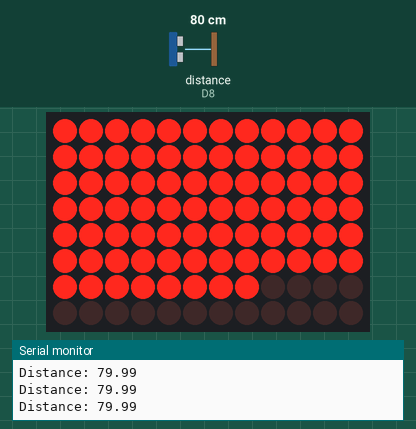
A sketch run on a simulated Arduino Uno R4 WiFi. Shown: 12×8 LED matrix, the last lines printed to the serial monitor. Wiring (inferred from the names in the program): ultrasonic range finder: trigger D9; echo D8. The test bench sets the inputs (shaded band); at power-on: distance to the obstacle (sensor on D8) 80 cm. The echo pulse lasts 58.3 µs per cm.

Above: at 1.2 s.
1.3 s: distance to the obstacle (sensor on D8) set to 2 cm
At 1.9 s:
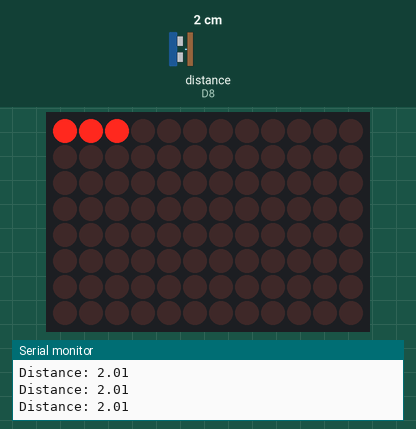
2.9 s: distance to the obstacle (sensor on D8) set to 4 cm
At 3.6 s:
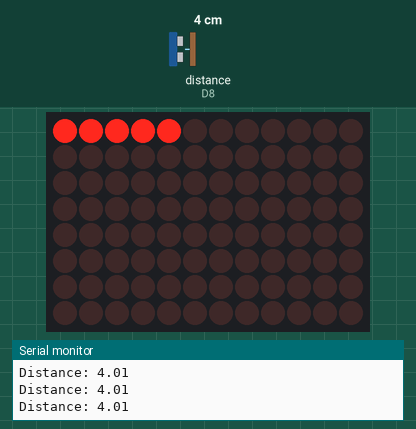
4.5 s: distance to the obstacle (sensor on D8) set to 9 cm
At 5.3 s:
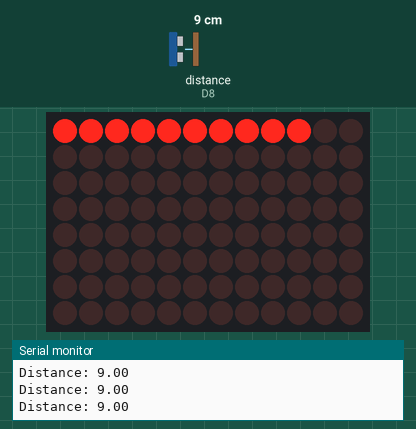
6.1 s: distance to the obstacle (sensor on D8) set to 18 cm
At 7.1 s:
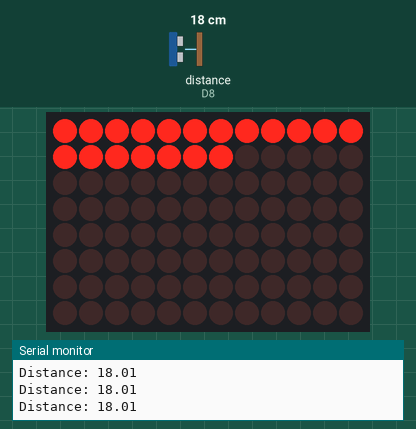
7.7 s: distance to the obstacle (sensor on D8) set to 35 cm
At 8.1 s:
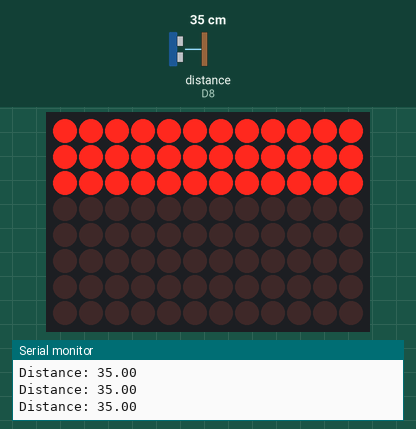
9.3 s: distance to the obstacle (sensor on D8) set to 60 cm
At 9.8 s:
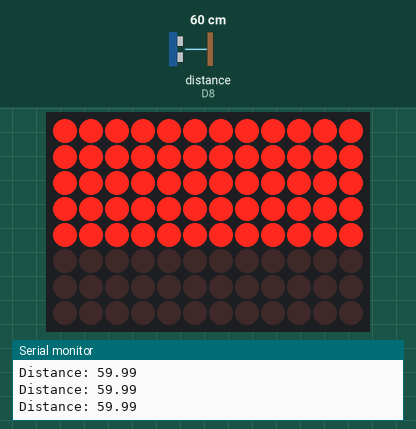
Timing chart, 0 to 11.9 s (numbered marks = the images above; inputs shaded):
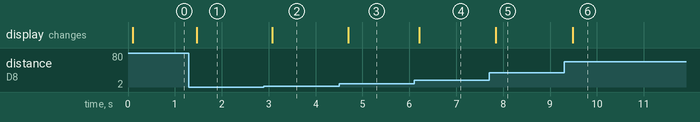

Measured:
- after the input at 1.3 s, the display: changes after 0.17 s (image 1)
- after the input at 2.9 s, the display: changes after 0.18 s (image 2)
- after the input at 4.5 s, the display: changes after 0.20 s (image 3)
- after the input at 6.1 s, the display: changes after 0.11 s (image 4)
- after the input at 7.7 s, the display: changes after 0.14 s (image 5)
- after the input at 9.3 s, the display: changes after 0.18 s (image 6)

The sketch:

sonar_test.ino
```cpp
const int trigPin = 9;
const int echoPin = 8;

float duration, distance;

#include "Arduino_LED_Matrix.h"

ArduinoLEDMatrix matrix;

void setup() {
  // put your setup code here, to run once:
	pinMode(trigPin, OUTPUT);
	pinMode(echoPin, INPUT);
	Serial.begin(9600);
  matrix.begin();
}

void loop() {
  // put your main code here, to run repeatedly:
	digitalWrite(trigPin, LOW);
	delayMicroseconds(2);
	digitalWrite(trigPin, HIGH);
	delayMicroseconds(10);
	digitalWrite(trigPin, LOW);

  duration = pulseIn(echoPin, HIGH);
  distance = (duration*.0343)/2;
  Serial.print("Distance: ");
  Serial.println(distance);
  delay(100);

  byte frame[8][12];
  int c = 0;
  for(int i=0; i<8; i++) {
    for(int j=0; j<12; j++) {
      frame[i][j] = c < distance ? 1 : 0;
      c++;
    }
  }
  matrix.renderBitmap(frame, 8, 12);
}
```
